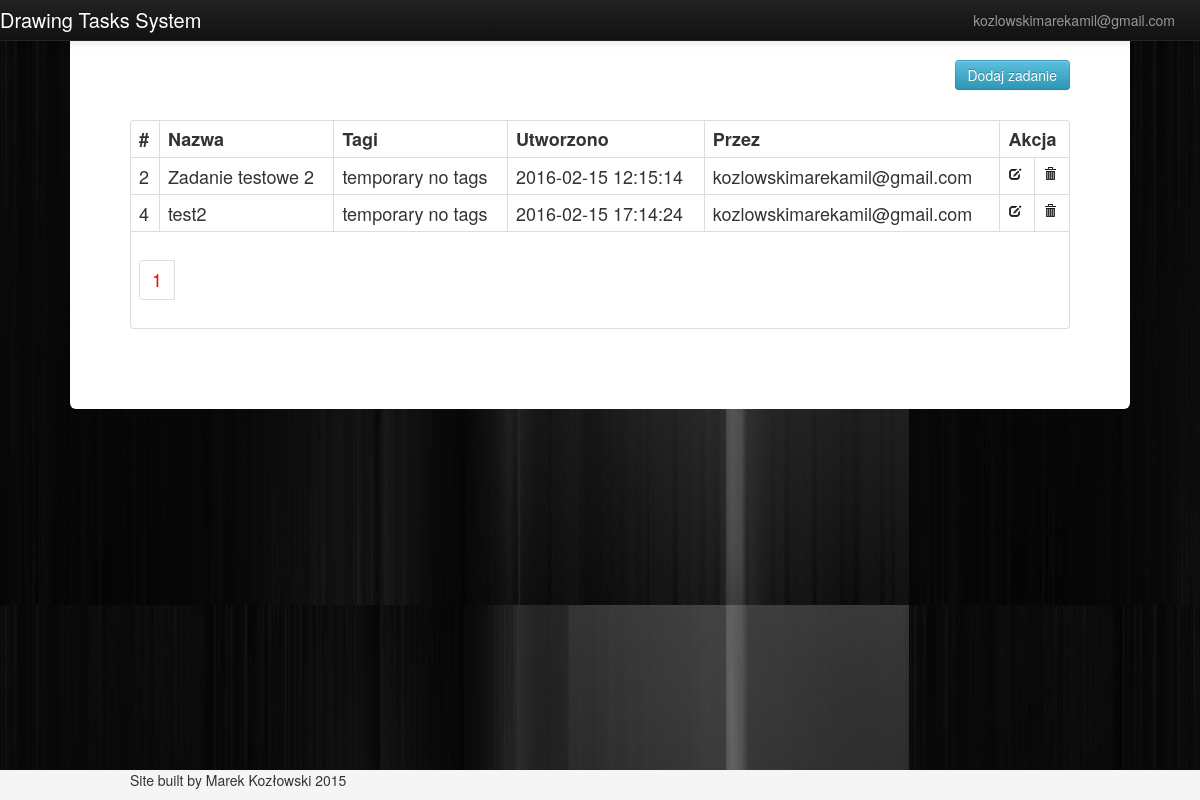
The page /tasks.php (signed in) on the database as committed earlier.
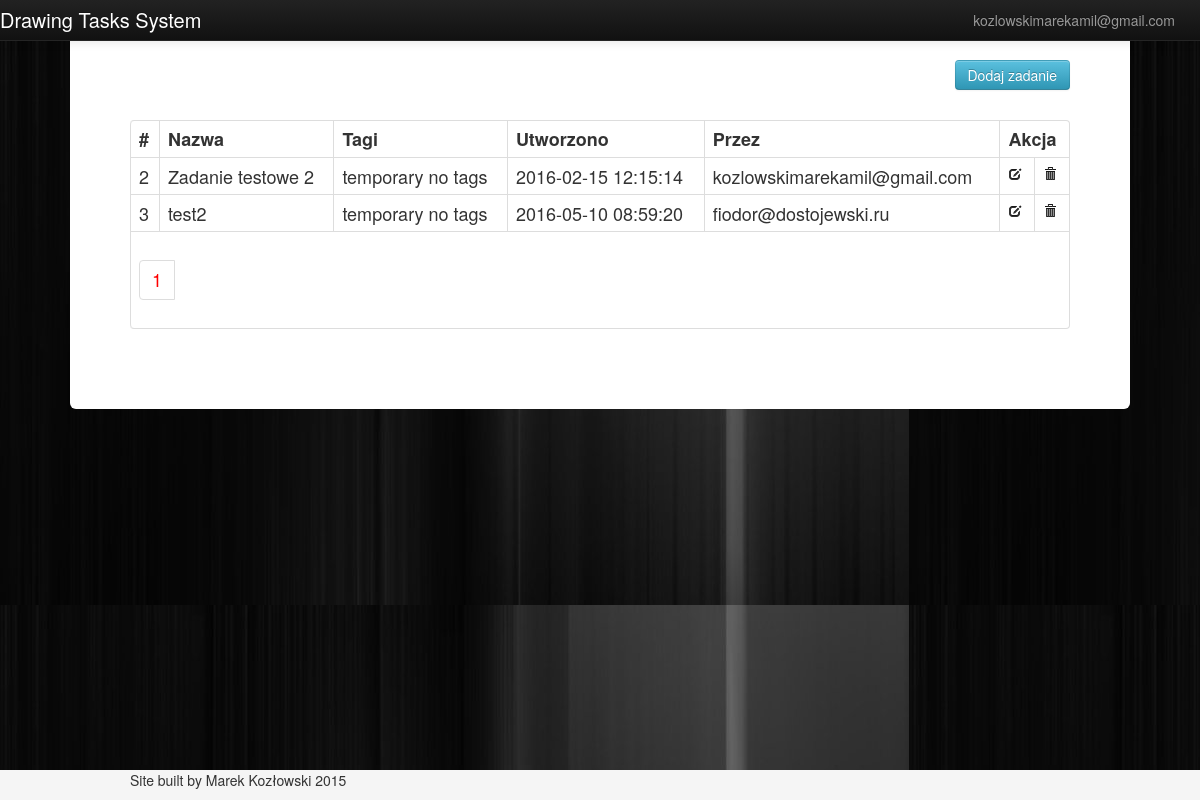
The same page on the database as committed later.
### tables this page shows
CREATE TABLE IF NOT EXISTS `tasks` (
  `id_task` int(11) NOT NULL AUTO_INCREMENT,
  `title` varchar(255) DEFAULT NULL,
  `content` text,
  `tags` varchar(400) DEFAULT NULL,
  `created` datetime NOT NULL,
  `createdby` varchar(255) NOT NULL,
  PRIMARY KEY (`id_task`)
);

### class.dbfun.php (the view, shortened to what this page needs)
<?php
class dbfun
{
	private $db;
	function __construct($DB_con)
	{
		$this->db = $DB_con;
	}
				?>
            <?php
	public function tasksview($query){
		$stmt = $this->db->prepare($query);
		$stmt->execute();
		if($stmt->rowCount()>0)
		{
			while($row=$stmt->fetch(PDO::FETCH_ASSOC))
			{
				?>
                <tr>
	                <td><?php print($row['id_task']); ?></td>
	                <td><?php print($row['title']); ?></td>
	                <td><?php print($row['tags']); ?></td>
	                <td><?php print($row['created']); ?></td>
	                <td><?php print($row['createdby']) ?></td>
	                <td align="center">
	                <a href="edit_task.php?edit_id=<?php print($row['id_task']); ?>"><i class="icon-edit"></i></a>
	                </td>
	                <td align="center">
	                <a href="delete_task.php?delete_id=<?php print($row['id_task']); ?>"><i class="icon-trash"></i></a>
	                </td>
                </tr>
                <?php
			}
		}
		else
		{
			?>
            <tr>
            <td>Brak danych</td>
            </tr>
            <?php
		}
	}
	public function paginglink($query,$records_per_page){
		$self = $_SERVER['PHP_SELF'];
		$stmt = $this->db->prepare($query);
		$stmt->execute();
		$total_no_of_records = $stmt->rowCount();
		if($total_no_of_records > 0)
		{
			?><ul class="pagination"><?php
			$total_no_of_pages=ceil($total_no_of_records/$records_per_page);
			$current_page=1;
			for($i=1;$i<=$total_no_of_pages;$i++)
			{
				if($i==$current_page)
				{
					echo "<li><a href='".$self."?page_no=".$i."' style='color:red;'>".$i."</a></li>";
				}
				else
				{
					echo "<li><a href='".$self."?page_no=".$i."'>".$i."</a></li>";
				}
			}
			?>
				</ul>
			<?php
		}
	}
}

### tasks.php (shortened to what this page needs)
<?php
require('dbconfig.php');
?>
<!DOCTYPE html PUBLIC "-//W3C//DTD XHTML 1.0 Transitional//EN" "http://www.w3.org/TR/xhtml1/DTD/xhtml1-transitional.dtd">
<html lang="pl">
<head>
    <link href="css/bootstrap.min.css" rel="stylesheet" media="screen">
</head>
    <body>
        <div class="container hero-unit">
            <div class="btn-default" align="right">
                <a href="add_task.php" class="btn btn-info">Dodaj zadanie</a>
                <br/><br/>
            </div>
            <table class='table table-bordered table-responsive'>
                <tr>
                    <th>#</th>
                    <th>Nazwa</th>
                    <th>Tagi</th>
                    <th>Utworzono</th>
                    <th>Przez</th>
                    <th colspan="2" align="center">Akcja</th>
                </tr>
                <?php
                    $query = "SELECT * FROM tasks";
                    $records_per_page=10;
                    $newquery = $dbfun->paging($query,$records_per_page);
                    $dbfun->tasksview($newquery);
                ?>
                <tr>
                    <td colspan="7" align="center">
                        <div class="pagination-wrap">
                        <?php
                            $dbfun->paginglink($query,$records_per_page);
                        ?>
                        </div>
                    </td>
                </tr>
            </table>
        </div>
    </body>
</html>

### tasks.php (style rules this page uses)
body { background: url(assets/bglight.png); }
.hero-unit { background-color: #fff; }
.navbar-fixed-bottom { background-color: #f5f5f5; }
.pagination { display:inline-block;padding-left:0;margin:20px 0;border-radius:4px }
.pagination>li { display:inline }
.pagination>li>a, .pagination>li>span { position:relative;float:left;padding:6px 12px;margin-left:-1px;line-height:1.42857143;color:#337ab7;text-decoration:none;background-color:#fff;border:1px solid #ddd }
.pagination>li:first-child>a,.pagination>li:first-child>span { margin-left:0;border-top-left-radius:4px;border-bottom-left-radius:4px }

Rows that differ between the two databases and show on the page:
removed tasks: id_task "4", title "test2", tags "temporary no tags", created "2016-02-15 17:14:24", createdby "kozlowskimarekamil@gmail.com"
added tasks: id_task "3", title "test2", tags "temporary no tags", created "2016-05-10 08:59:20", createdby "fiodor@dostojewski.ru"
